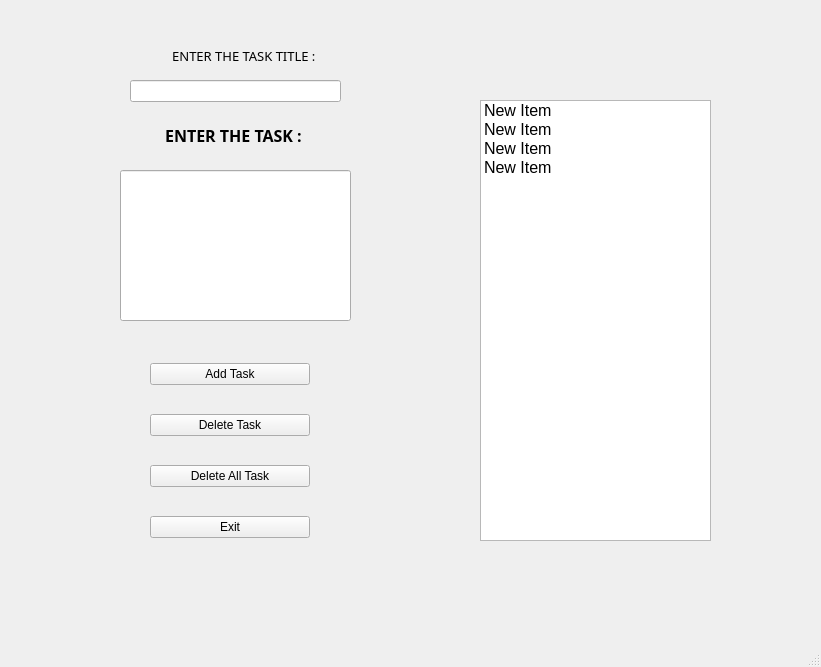
<?xml version="1.0" encoding="UTF-8"?>
<ui version="4.0">
 <class>MainWindow</class>
 <widget class="QMainWindow" name="MainWindow">
  <property name="geometry">
   <rect>
    <x>0</x>
    <y>0</y>
    <width>821</width>
    <height>667</height>
   </rect>
  </property>
  <property name="windowTitle">
   <string>MainWindow</string>
  </property>
  <widget class="QWidget" name="centralwidget">
   <widget class="QLabel" name="label">
    <property name="geometry">
     <rect>
      <x>130</x>
      <y>120</y>
      <width>211</width>
      <height>31</height>
     </rect>
    </property>
    <property name="font">
     <font>
      <family>Cascadia Mono</family>
      <pointsize>12</pointsize>
      <weight>75</weight>
      <bold>true</bold>
     </font>
    </property>
    <property name="text">
     <string>ENTER THE TASK : </string>
    </property>
    <property name="alignment">
     <set>Qt::AlignCenter</set>
    </property>
   </widget>
   <widget class="QWidget" name="verticalLayoutWidget">
    <property name="geometry">
     <rect>
      <x>150</x>
      <y>340</y>
      <width>160</width>
      <height>221</height>
     </rect>
    </property>
    <layout class="QVBoxLayout" name="verticalLayout_3">
     <item>
      <widget class="QPushButton" name="pushButton_8">
       <property name="text">
        <string>Add Task</string>
       </property>
      </widget>
     </item>
     <item>
      <widget class="QPushButton" name="pushButton_6">
       <property name="text">
        <string>Delete Task</string>
       </property>
      </widget>
     </item>
     <item>
      <widget class="QPushButton" name="pushButton_9">
       <property name="text">
        <string>Delete All Task</string>
       </property>
      </widget>
     </item>
     <item>
      <widget class="QPushButton" name="pushButton_5">
       <property name="text">
        <string>Exit</string>
       </property>
      </widget>
     </item>
    </layout>
   </widget>
   <widget class="QLineEdit" name="lineEdit">
    <property name="geometry">
     <rect>
      <x>120</x>
      <y>170</y>
      <width>231</width>
      <height>151</height>
     </rect>
    </property>
   </widget>
   <widget class="QListWidget" name="listWidget">
    <property name="geometry">
     <rect>
      <x>480</x>
      <y>100</y>
      <width>231</width>
      <height>441</height>
     </rect>
    </property>
    <item>
     <property name="text">
      <string>New Item</string>
     </property>
     <property name="font">
      <font>
       <pointsize>12</pointsize>
      </font>
     </property>
    </item>
    <item>
     <property name="text">
      <string>New Item</string>
     </property>
     <property name="font">
      <font>
       <pointsize>12</pointsize>
      </font>
     </property>
    </item>
    <item>
     <property name="text">
      <string>New Item</string>
     </property>
     <property name="font">
      <font>
       <pointsize>12</pointsize>
      </font>
     </property>
    </item>
    <item>
     <property name="text">
      <string>New Item</string>
     </property>
     <property name="font">
      <font>
       <pointsize>12</pointsize>
      </font>
     </property>
    </item>
   </widget>
   <widget class="QLabel" name="label_2">
    <property name="geometry">
     <rect>
      <x>120</x>
      <y>40</y>
      <width>251</width>
      <height>31</height>
     </rect>
    </property>
    <property name="font">
     <font>
      <family>Cascadia Mono</family>
      <pointsize>10</pointsize>
      <weight>50</weight>
      <bold>false</bold>
     </font>
    </property>
    <property name="text">
     <string>ENTER THE TASK TITLE : </string>
    </property>
    <property name="alignment">
     <set>Qt::AlignCenter</set>
    </property>
   </widget>
   <widget class="QLineEdit" name="lineEdit_2">
    <property name="geometry">
     <rect>
      <x>130</x>
      <y>80</y>
      <width>211</width>
      <height>22</height>
     </rect>
    </property>
   </widget>
  </widget>
  <widget class="QMenuBar" name="menubar">
   <property name="geometry">
    <rect>
     <x>0</x>
     <y>0</y>
     <width>821</width>
     <height>26</height>
    </rect>
   </property>
  </widget>
  <widget class="QStatusBar" name="statusbar"/>
 </widget>
 <resources/>
 <connections/>
</ui>
